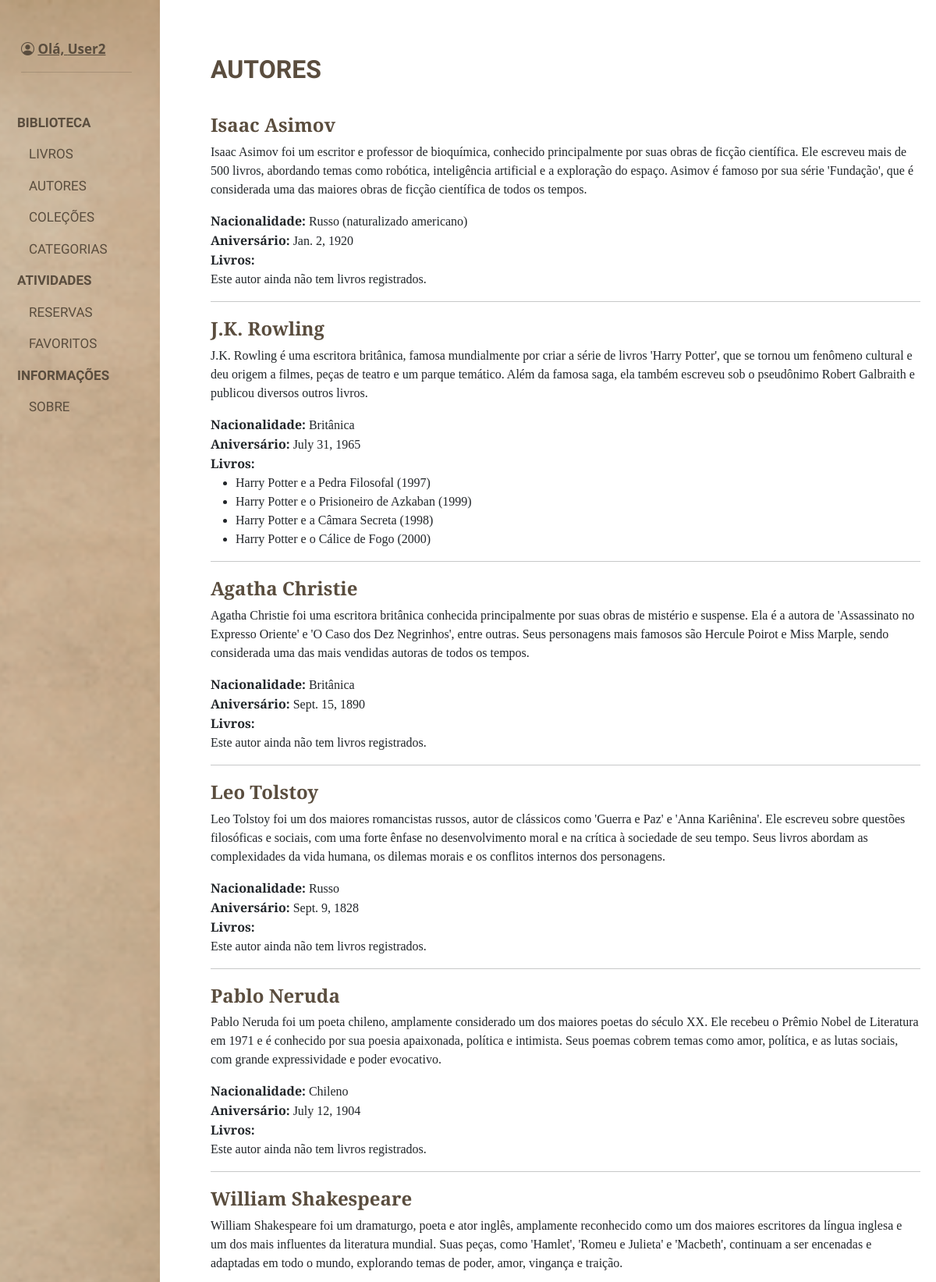
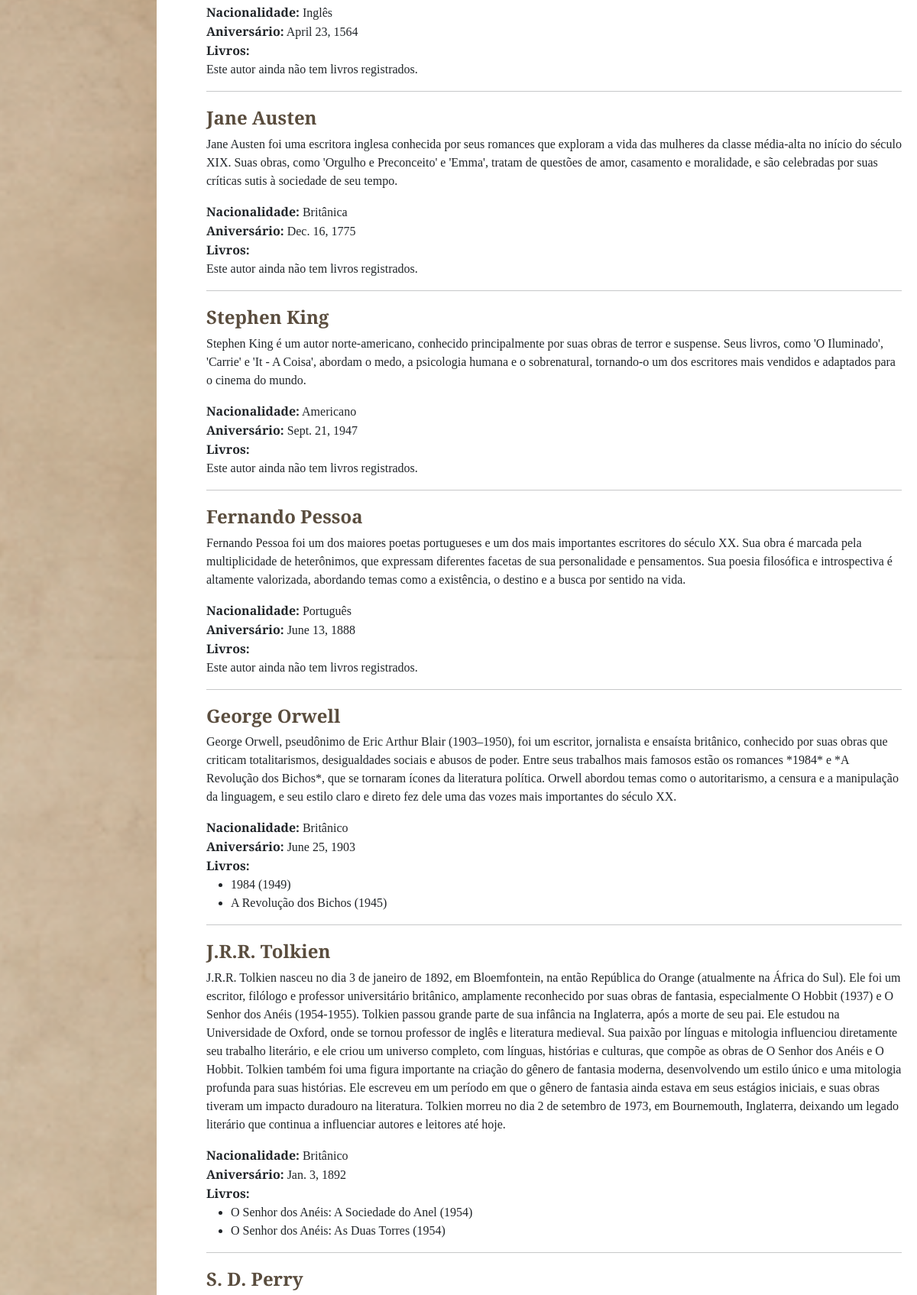
The page /autores/ (signed in, upper part) on the database its author committed (2 pictures, top to bottom).
### livros/models.py (models this page shows, shortened)
class Autor(models.Model):
    nome = models.CharField(max_length=255, unique= True, verbose_name="Nome do Autor(A):")
    biografia = models.TextField(blank= True, null=True, verbose_name="Biografia do Autor(a):")
    aniversario = models.DateField(verbose_name="Data de Nascimento:")
    nacionalidade = models.CharField(max_length=100, verbose_name="Nacionalidade:")
    data_criacao = models.DateTimeField(auto_now_add=True, verbose_name="Data de Criação:")
    data_atualizacao = models.DateTimeField(auto_now=True, verbose_name="Data de Atualização:")

class Livro(models.Model):
    nome = models.CharField(max_length=255)
    autor = models.ForeignKey('Autor', on_delete=models.CASCADE, related_name="livros")
    ano = models.PositiveIntegerField()
    sinopse = models.TextField(blank=True, null=True, verbose_name="Sinopse:")
    categoria = models.ForeignKey('Categoria', on_delete=models.CASCADE)
    colecao = models.ForeignKey('Colecao', on_delete=models.SET_NULL, null=True, blank=True, related_name="livros")
    imagem = models.ImageField(upload_to='livros/', null=True, blank=True)
    is_reservado = models.BooleanField(default=False)
    data_criacao = models.DateTimeField(auto_now_add=True)
    data_atualizacao = models.DateTimeField(auto_now=True)

### livros/views.py (the view)
# urls.py: path('autores/', views.autores, name='autores'),
def autores(request):
    autor_form = AutorForm()
    if request.method == "POST":
        if 'salvar_autor' in request.POST:
            autor_form = AutorForm(request.POST)
            if autor_form.is_valid():
                autor_form.save()
                return redirect('autores')
    autores = Autor.objects.prefetch_related('livros').all()
    return render(request, 'livros/listar/autores.html', {
        'autor_form': autor_form,
        'autores': autores,
    })

### templates/livros/listar/autores.html (shortened to what this page needs)
<!DOCTYPE html>
<html lang="en">
<head>
    {% load static %}
    <link rel="stylesheet" href="{% static 'css/livros/listar/autores.css' %}">
    <link href="https://cdn.jsdelivr.net/npm/bootstrap@5.3.3/dist/css/bootstrap.min.css" rel="stylesheet"
>
    <link rel="stylesheet" href="https://cdn.jsdelivr.net/npm/bootstrap-icons@1.11.3/font/bootstrap-icons.min.css">
</head>
<body>
    {% include 'navbar.html' %}
    <main>
        <div class="main-actions">
            <h2>AUTORES</h2>
        </div>
        <div class="main-categorias">
            {% for autor in autores %}
            <div style="display:flex; justify-content: space-between; align-items:center; margin-top: 20px">
                <h4>{{autor.nome}}</h4>
            </div>
        <p>{{ autor.biografia }}</p>
        <span><strong>Nacionalidade:</strong> {{ autor.nacionalidade }}</span><br>
        <span><strong>Aniversário:</strong> {{ autor.aniversario }}</span><br>
        <strong>Livros:</strong>
        {% if autor.livros.all %}
            <ul>
                {% for livro in autor.livros.all %}
                    <li>{{ livro.nome }} ({{ livro.ano }})</li>
                {% endfor %}
            </ul>
        {% else %}
            <p>Este autor ainda não tem livros registrados.</p>
        {% endif %}
        <hr>
    {% endfor %}
        </div><br>
    </main>
</body>
</html>

### templates/navbar.html (shortened to what this page needs)
<!DOCTYPE html>
<html lang="en">
<head>
    {% load static %}
    <link rel="stylesheet" href="{% static 'css/navbar.css' %}">
    <link href="https://cdn.jsdelivr.net/npm/bootstrap@5.3.3/dist/css/bootstrap.min.css" rel="stylesheet"
>
    <link rel="stylesheet" href="https://cdn.jsdelivr.net/npm/bootstrap-icons@1.11.3/font/bootstrap-icons.min.css">
</head>
<body>
    <aside class="aside2">
        <ul class="lista-lateral">
            <div class="div-perfil">
                <i class="bi bi-person-circle"></i>
                <a style=" color:#5a4d3e" href="{% url 'usuarios:perfil' %}">Olá, {{user.username}}</a>
                <hr style="height: 3px; width:80%">
            </div>
            <li style="margin-left:10px; font-weight:600">BIBLIOTECA</li>
                            <li style="margin-left:25px; font-weight:400"><a style="text-decoration:none; color: #5a4d3e" href="{% url 'index' %}">LIVROS</a></li>
                            <li style="margin-left:25px; font-weight: 400"><a style="text-decoration:none; color: #5a4d3e" href="{% url 'autores' %}">AUTORES</a></li>
                            <li style="margin-left:25px; font-weight: 400"><a style="text-decoration:none; color: #5a4d3e" href="{% url 'colecoes' %}">COLEÇÕES</a></li>
                            <li style="margin-left:25px; font-weight: 400"><a style="text-decoration:none; color: #5a4d3e" href="{% url 'categorias' %}">CATEGORIAS</a></li>
                            <li style="margin-left:10px; font-weight:600">ATIVIDADES</li>
                            <li style="margin-left:25px; font-weight:400"><a style="text-decoration:none; color: #5a4d3e" href="{% url 'atividades:reservas' %}">RESERVAS</a></li>
                            <li style="margin-left:25px; font-weight: 400"><a style="text-decoration:none; color: #5a4d3e" href="{% url 'atividades:favoritos' %}">FAVORITOS</a></li>
                            <li style="margin-left:10px; font-weight:600">INFORMAÇÕES</li>
                            <li style="margin-left:25px; font-weight:400"><a style="text-decoration:none; color: #5a4d3e" href="{% url 'sobre' %}">SOBRE</a></li>
        </ul>
    </aside>
</body>
</html>

### static/css/livros/listar/autores.css (style rules this page uses)
main { width: 100%; margin-left: 250px; padding: 20px; font-family: "EB Garamond", serif; font-optical-sizing: auto; margin-top: 50px; }
.main-actions { display: flex; flex-wrap:wrap; justify-content: space-between; }
.main-actions h2 { color: #5a4d3e; font-family: "MedievalSharp", cursive; font-weight: 600; font-style: normal; }
.main-categorias { margin-top: 30px; font-family: "EB Garamond", serif; }
.main-categorias h4 { font-weight: 600; color: #5a4d3e; }

### static/css/navbar.css (style rules this page uses)
html, body { height: 100%; margin: auto }
body { display: flex; gap: 20px }
aside { width: 235px; height: 100%; background-color: black; background: url('/static/images/barra_lateral.png') no-repeat center center; background-size: cover; margin-left: -30px; position: fixed; display: flex; flex-direction: column; justify-content: space-between; }
.div-perfil { margin-left: 15px !important; margin-bottom: 50px; font-weight: 600; }
.lista-lateral { list-style: none; margin-left: 10px; margin-top: 50px; font-size: 17px; color: #5a4d3e ; }
.lista-lateral li { margin-top: 15px; font-family: "MedievalSharp", cursive; font-weight: 600; font-style: normal; cursor: pointer; }
.lista-lateral li a { text-decoration: none; color: #5a4d3e; }

### rows shown on the page
Autor: nome "Isaac Asimov", biografia "Isaac Asimov foi um escritor e professor de bioquímica, conhecido principalmente por suas obras de ficção científica. Ele escreveu mais de 500 livros, abordando temas como robótica, inteligência artificial e a exploração do espaço. Asimov é famoso por sua série 'Fundação', que é considerada uma das maiores obras de ficção científica de todos os tempos.", nacionalidade "Russo (naturalizado americano)", aniversario "Jan. 2, 1920", shows "Este autor ainda não tem livros registrados."
Autor: nome "J.K. Rowling", biografia "J.K. Rowling é uma escritora britânica, famosa mundialmente por criar a série de livros 'Harry Potter', que se tornou um fenômeno cultural e deu origem a filmes, peças de teatro e um parque temático. Além da famosa saga, ela também escreveu sob o pseudônimo Robert Galbraith e publicou diversos outros livros.", nacionalidade "Britânica", aniversario "July 31, 1965"
Livro: nome "Harry Potter e a Pedra Filosofal", ano "1997"
Livro: nome "Harry Potter e o Prisioneiro de Azkaban", ano "1999"
Livro: nome "Harry Potter e a Câmara Secreta", ano "1998"
Livro: nome "Harry Potter e o Cálice de Fogo", ano "2000"
Autor: nome "Agatha Christie", biografia "Agatha Christie foi uma escritora britânica conhecida principalmente por suas obras de mistério e suspense. Ela é a autora de 'Assassinato no Expresso Oriente' e 'O Caso dos Dez Negrinhos', entre outras. Seus personagens mais famosos são Hercule Poirot e Miss Marple, sendo considerada uma das mais vendidas autoras de todos os tempos.", nacionalidade "Britânica", aniversario "Sept. 15, 1890", shows "Este autor ainda não tem livros registrados."
Autor: nome "Leo Tolstoy", biografia "Leo Tolstoy foi um dos maiores romancistas russos, autor de clássicos como 'Guerra e Paz' e 'Anna Kariênina'. Ele escreveu sobre questões filosóficas e sociais, com uma forte ênfase no desenvolvimento moral e na crítica à sociedade de seu tempo. Seus livros abordam as complexidades da vida humana, os dilemas morais e os conflitos internos dos personagens.", nacionalidade "Russo", aniversario "Sept. 9, 1828", shows "Este autor ainda não tem livros registrados."
Autor: nome "Pablo Neruda", biografia "Pablo Neruda foi um poeta chileno, amplamente considerado um dos maiores poetas do século XX. Ele recebeu o Prêmio Nobel de Literatura em 1971 e é conhecido por sua poesia apaixonada, política e intimista. Seus poemas cobrem temas como amor, política, e as lutas sociais, com grande expressividade e poder evocativo.", nacionalidade "Chileno", aniversario "July 12, 1904", shows "Este autor ainda não tem livros registrados."
Autor: nome "William Shakespeare", biografia "William Shakespeare foi um dramaturgo, poeta e ator inglês, amplamente reconhecido como um dos maiores escritores da língua inglesa e um dos mais influentes da literatura mundial. Suas peças, como 'Hamlet', 'Romeu e Julieta' e 'Macbeth', continuam a ser encenadas e adaptadas em todo o mundo, explorando temas de poder, amor, vingança e traição.", nacionalidade "Inglês", aniversario "April 23, 1564", shows "Este autor ainda não tem livros registrados."
Autor: nome "Jane Austen", biografia "Jane Austen foi uma escritora inglesa conhecida por seus romances que exploram a vida das mulheres da classe média-alta no início do século XIX. Suas obras, como 'Orgulho e Preconceito' e 'Emma', tratam de questões de amor, casamento e moralidade, e são celebradas por suas críticas sutis à sociedade de seu tempo.", nacionalidade "Britânica", aniversario "Dec. 16, 1775", shows "Este autor ainda não tem livros registrados."
Autor: nome "Stephen King", biografia "Stephen King é um autor norte-americano, conhecido principalmente por suas obras de terror e suspense. Seus livros, como 'O Iluminado', 'Carrie' e 'It - A Coisa', abordam o medo, a psicologia humana e o sobrenatural, tornando-o um dos escritores mais vendidos e adaptados para o cinema do mundo.", nacionalidade "Americano", aniversario "Sept. 21, 1947", shows "Este autor ainda não tem livros registrados."
Autor: nome "Fernando Pessoa", biografia "Fernando Pessoa foi um dos maiores poetas portugueses e um dos mais importantes escritores do século XX. Sua obra é marcada pela multiplicidade de heterônimos, que expressam diferentes facetas de sua personalidade e pensamentos. Sua poesia filosófica e introspectiva é altamente valorizada, abordando temas como a existência, o destino e a busca por sentido na vida.", nacionalidade "Português", aniversario "June 13, 1888", shows "Este autor ainda não tem livros registrados."
Autor: nome "George Orwell", biografia "George Orwell, pseudônimo de Eric Arthur Blair (1903–1950), foi um escritor, jornalista e ensaísta britânico, conhecido por suas obras que criticam totalitarismos, desigualdades sociais e abusos de poder. Entre seus trabalhos mais famosos estão os romances *1984* e *A Revolução dos Bichos*, que se tornaram ícones da literatura política. Orwell abordou temas como o autoritarismo, a censura e a manipulação da linguagem, e seu estilo claro e direto fez dele uma das vozes mais importantes do século XX.", nacionalidade "Britânico", aniversario "June 25, 1903"
Livro: nome "1984", ano "1949"
Livro: nome "A Revolução dos Bichos", ano "1945"
Autor: nome "J.R.R. Tolkien", biografia "J.R.R. Tolkien nasceu no dia 3 de janeiro de 1892, em Bloemfontein, na então República do Orange (atualmente na África do Sul). Ele foi um escritor, filólogo e professor universitário britânico, amplamente reconhecido por suas obras de fantasia, especialmente O Hobbit (1937) e O Senhor dos Anéis (1954-1955). Tolkien passou grande parte de sua infância na Inglaterra, após a morte de seu pai. Ele estudou na Universidade de Oxford, onde se tornou professor de inglês e literatura medieval. Sua paixão por línguas e mitologia influenciou diretamente seu trabalho literário, e ele criou um universo completo, com línguas, histórias e culturas, que compõe as obras de O Senhor dos Anéis e O Hobbit.…", nacionalidade "Britânico", aniversario "Jan. 3, 1892"
Livro: nome "O Senhor dos Anéis: A Sociedade do Anel", ano "1954"
Livro: nome "O Senhor dos Anéis: As Duas Torres", ano "1954"
Autor: nome "S. D. Perry"

### other values the page prints
{{ user.username }} "User2"
